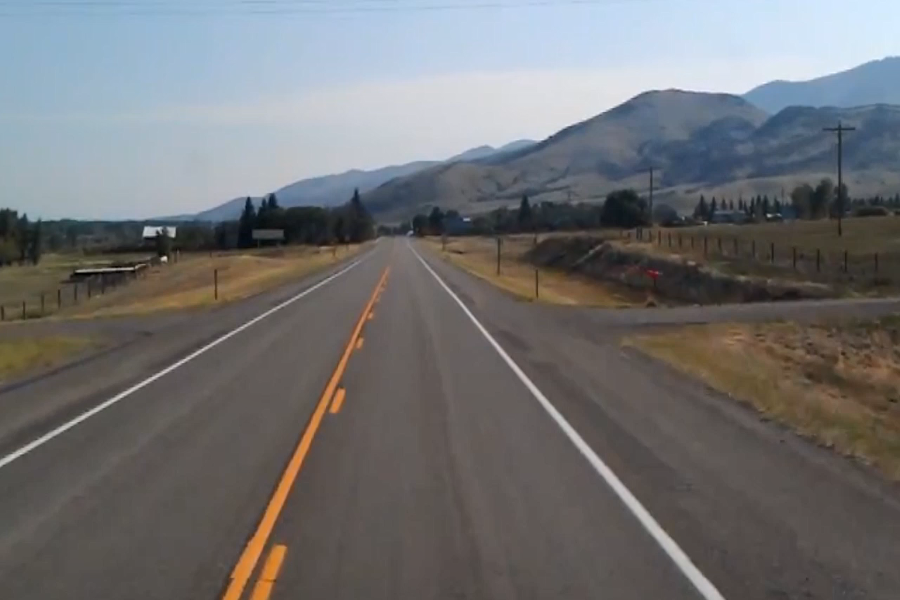
#> input picture img_lane1.png, 900 x 600 px, given in place of the camera
$ python follow.py
#> lines starting #> are read from the running program, lines starting #| are printed output that depends on the picture; after the words box and inside, x2 and y2 are one past the last pixel; in counts of white or black regions, pixels touching at a corner belong together
# import the necessary packages
from collections import deque
import numpy as np
import argparse
import imutils
import cv2
import time
from adafruit_servokit import ServoKit

kit = ServoKit(channels=16)
class drive:
    def right():
        kit.servo[1].angle = 40 #kanan max 50
        kit.continuous_servo[0].throttle = 0.20
        time.sleep(0.07)

    def left():
        kit.servo[1].angle = 160 #kiri max 150
        kit.continuous_servo[0].throttle = 0.20
        time.sleep(0.07)

    def center1():
        kit.servo[1].angle = 90
        kit.continuous_servo[0].throttle = 0.33
        time.sleep(0.03)

    def stop():
        kit.servo[1].angle = 90
        kit.continuous_servo[0].throttle = 0
        #time.sleep(0.025)

if __name__ == "__main__":
    ap = argparse.ArgumentParser()
    ap.add_argument("-v", "--video",
    	help="path to the (optional) video file")
    ap.add_argument("-b", "--buffer", type=int, default=64,
    	help="max buffer size")
    args = vars(ap.parse_args())
    Lower_range = (0, 117, 174)
    Upper_range = (16, 255, 255 )
    pts = deque(maxlen=args["buffer"])
    if not args.get("video", False):
    	camera = cv2.VideoCapture(0)
    # keep looping
    while True:
        camera.set(cv2.CAP_PROP_FPS,10)
        (grabbed, frame) = camera.read()
#> frame is the input picture: shape (600, 900, 3); mean B, G, R 114.3, 113.1, 113

        #frame = imutils.resize(frame, width=600)
        # blurred = cv2.GaussianBlur(frame, (11, 11), 0)
        frame = cv2.flip(frame,1)
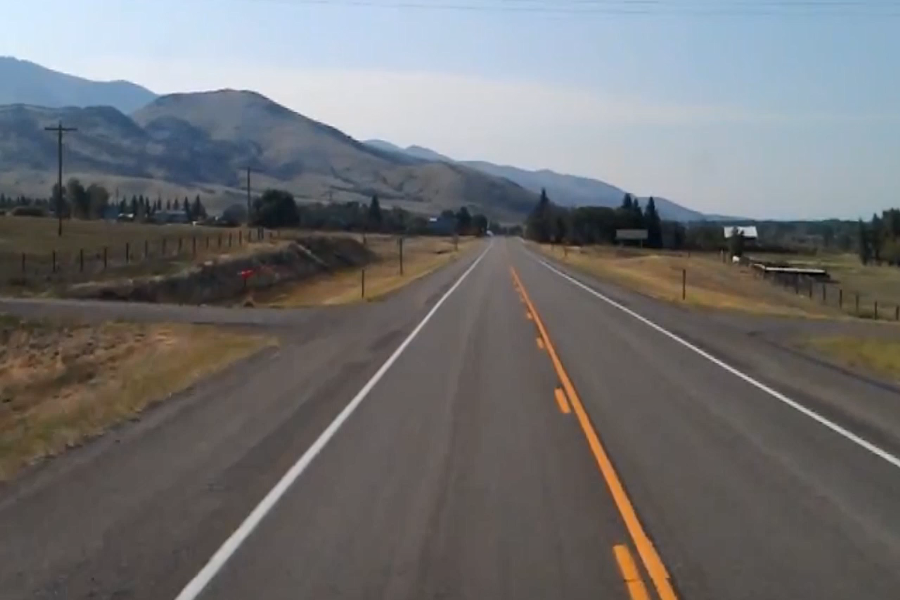
#> frame: shape (600, 900, 3); mean B, G, R 114.3, 113.1, 113
        hsv = cv2.cvtColor(frame, cv2.COLOR_BGR2HSV)
#> hsv: shape (600, 900, 3); mean H, S, V 51, 45.1, 124.6

        mask = cv2.inRange(hsv, Lower_range, Upper_range)
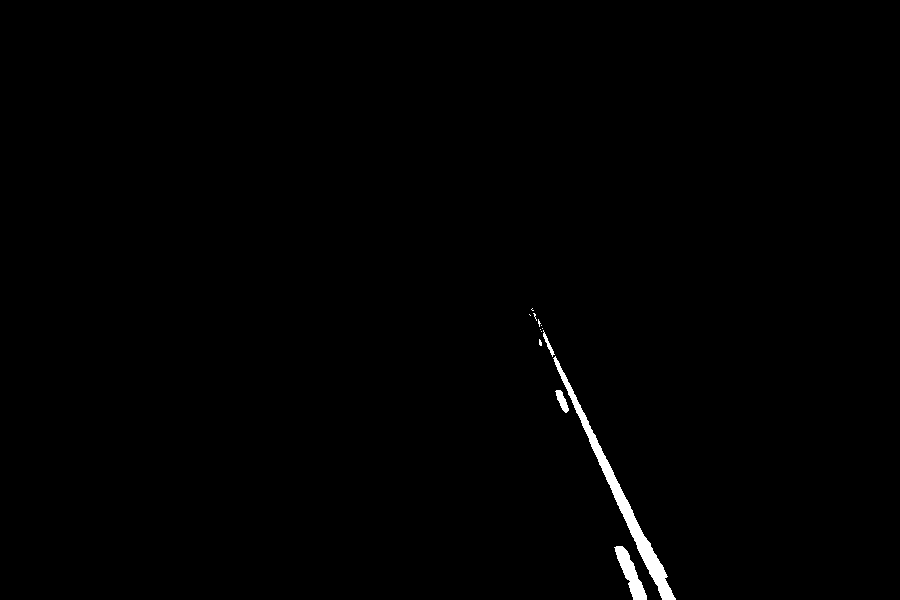
#> mask: shape (600, 900); 0.65% white; 13 white regions (9 under 20 px), largest, box (x1, y1, x2, y2) and area: (553, 356, 676, 600) 2493, (614, 546, 647, 600) 708, (555, 390, 569, 413) 156, (543, 330, 555, 357) 81
        mask = cv2.erode(mask, None, iterations=2)
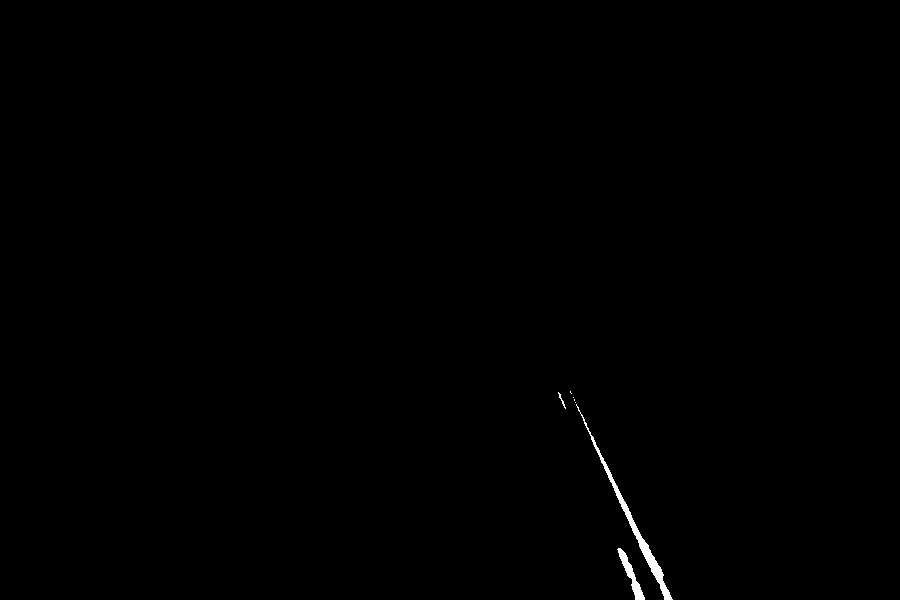
#> mask: shape (600, 900); 0.28% white; 7 white regions (4 under 20 px), largest, box (x1, y1, x2, y2) and area: (576, 404, 673, 600) 1071, (617, 548, 645, 600) 393, (558, 392, 566, 409) 30
        mask = cv2.dilate(mask, None, iterations=2)
#> mask: shape (600, 900); 0.59% white; 3 white regions

        cnts = cv2.findContours(mask.copy(), cv2.RETR_EXTERNAL, cv2.CHAIN_APPROX_SIMPLE)[-2]
#> cnts = 3 contours; box (x1, y1, x2, y2) and area: (568, 389, 675, 600) 2097, (615, 546, 647, 600) 641, (556, 390, 568, 411) 121
        center = None

        # left line
        cv2.line(frame, (300 - 75 , 0), (300 - 75 , 900), (0, 255, 0), 5)
        # right line
        cv2.line(frame, (300 + 75, 0), (300 + 75, 900), (0, 255, 0), 5)
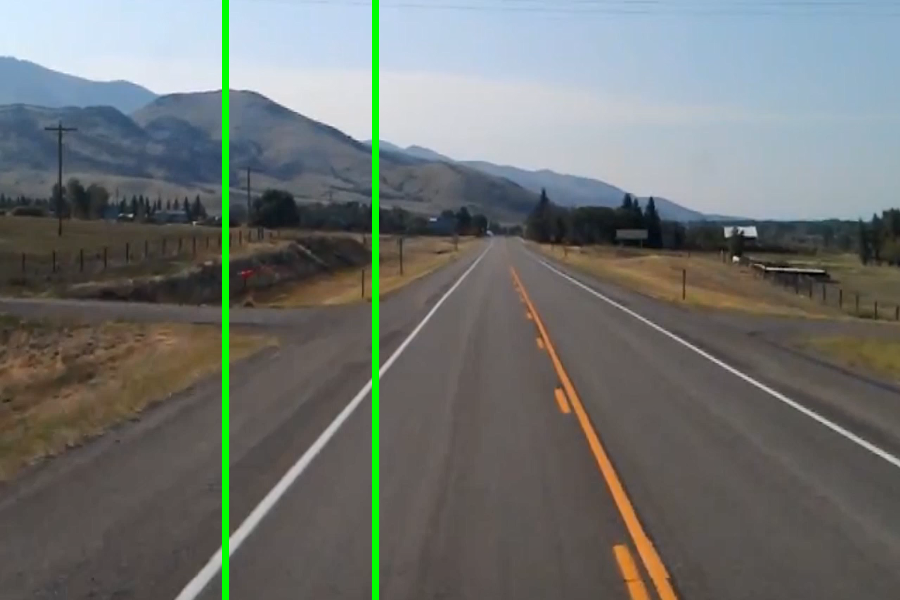
#> frame: shape (600, 900, 3); mean B, G, R 112.6, 115.3, 111.2
        if len(cnts)>0:
            c = max(cnts, key=cv2.contourArea)
#> c = contour of 322 points, box (x1, y1, x2, y2) (568, 389, 675, 600), area 2097
            ((x, y), radius) = cv2.minEnclosingCircle(c)
#> x = 621; y = 494; radius = 117.6
            M = cv2.moments(c)
#> M = moments, m00 2097, centre m10/m00, m01/m00 = (626.6, 510.6)
            center = (int(M["m10"] / M["m00"]), int(M["m01"] / M["m00"]))
#> center = (626, 510)
            if x > 300 + 50 :
                detect = "LEFT"
                drive.left()

                #cv2.putText(frame, detect, (250, 50), cv2.FONT_HERSHEY_SIMPLEX, 1, (255, 0, 255), 2, cv2.LINE_AA)
            if x < 300 - 50:
                detect = "RIGHT"
                drive.right()

                #cv2.putText(frame, detect, (250, 50), cv2.FONT_HERSHEY_SIMPLEX, 1, (255, 0, 255), 2, cv2.LINE_AA)
            if x > 200 and x < 400:
                detect = "CENTER"
                drive.center1()

                #cv2.putText(frame, detect, (250, 240), cv2.FONT_HERSHEY_SIMPLEX, 1, (255, 255, 255), 2, cv2.LINE_AA)
            drive.stop()

        else:
            drive.stop()

        cv2.imshow("Frame", frame)
        key = cv2.waitKey(1) & 0xFF
#> (key q is pressed here)
        if key == ord("q"):
            break
camera.release()
cv2.destroyAllWindows()
